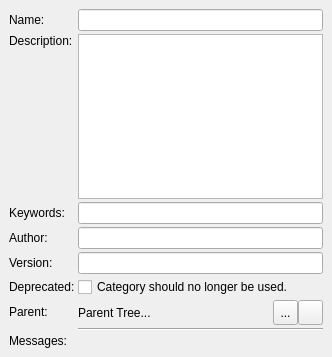
<?xml version="1.0" encoding="UTF-8"?>
<ui version="4.0">
 <class>librepcb::editor::PackageCategoryMetadataDock</class>
 <widget class="QDockWidget" name="librepcb::editor::PackageCategoryMetadataDock">
  <property name="geometry">
   <rect>
    <x>0</x>
    <y>0</y>
    <width>332</width>
    <height>357</height>
   </rect>
  </property>
  <property name="maximumSize">
   <size>
    <width>500</width>
    <height>524287</height>
   </size>
  </property>
  <property name="features">
   <set>QDockWidget::DockWidgetMovable</set>
  </property>
  <property name="allowedAreas">
   <set>Qt::LeftDockWidgetArea|Qt::RightDockWidgetArea</set>
  </property>
  <property name="windowTitle">
   <string>Metadata</string>
  </property>
  <widget class="QWidget" name="dockWidgetContents">
   <property name="maximumSize">
    <size>
     <width>500</width>
     <height>16777215</height>
    </size>
   </property>
   <layout class="QFormLayout" name="formLayout">
    <property name="horizontalSpacing">
     <number>3</number>
    </property>
    <property name="verticalSpacing">
     <number>3</number>
    </property>
    <item row="3" column="1">
     <widget class="QLineEdit" name="edtName">
      <property name="maxLength">
       <number>50</number>
      </property>
     </widget>
    </item>
    <item row="5" column="1">
     <widget class="librepcb::editor::PlainTextEdit" name="edtDescription">
      <property name="tabChangesFocus">
       <bool>true</bool>
      </property>
     </widget>
    </item>
    <item row="7" column="1">
     <widget class="QLineEdit" name="edtKeywords">
      <property name="maxLength">
       <number>100</number>
      </property>
     </widget>
    </item>
    <item row="9" column="1">
     <widget class="QLineEdit" name="edtAuthor">
      <property name="maxLength">
       <number>100</number>
      </property>
     </widget>
    </item>
    <item row="11" column="1">
     <widget class="QLineEdit" name="edtVersion">
      <property name="maxLength">
       <number>100</number>
      </property>
     </widget>
    </item>
    <item row="13" column="1">
     <widget class="QCheckBox" name="cbxDeprecated">
      <property name="text">
       <string>Category should no longer be used.</string>
      </property>
     </widget>
    </item>
    <item row="16" column="1">
     <widget class="Line" name="line">
      <property name="orientation">
       <enum>Qt::Horizontal</enum>
      </property>
     </widget>
    </item>
    <item row="19" column="1">
     <widget class="librepcb::editor::RuleCheckListWidget" name="lstMessages" native="true">
      <property name="sizePolicy">
       <sizepolicy hsizetype="Preferred" vsizetype="Expanding">
        <horstretch>0</horstretch>
        <verstretch>1</verstretch>
       </sizepolicy>
      </property>
     </widget>
    </item>
    <item row="3" column="0">
     <widget class="QLabel" name="label_4">
      <property name="text">
       <string>Name:</string>
      </property>
     </widget>
    </item>
    <item row="14" column="1">
     <layout class="QHBoxLayout" name="horizontalLayout">
      <property name="spacing">
       <number>0</number>
      </property>
      <item>
       <widget class="QLabel" name="lblParentCategories">
        <property name="text">
         <string notr="true">Parent Tree...</string>
        </property>
        <property name="wordWrap">
         <bool>true</bool>
        </property>
       </widget>
      </item>
      <item>
       <widget class="QToolButton" name="btnChooseParentCategory">
        <property name="sizePolicy">
         <sizepolicy hsizetype="Fixed" vsizetype="MinimumExpanding">
          <horstretch>0</horstretch>
          <verstretch>0</verstretch>
         </sizepolicy>
        </property>
        <property name="minimumSize">
         <size>
          <width>25</width>
          <height>25</height>
         </size>
        </property>
        <property name="maximumSize">
         <size>
          <width>25</width>
          <height>16777215</height>
         </size>
        </property>
        <property name="toolTip">
         <string>Choose category</string>
        </property>
        <property name="text">
         <string notr="true">...</string>
        </property>
       </widget>
      </item>
      <item>
       <widget class="QToolButton" name="btnResetParentCategory">
        <property name="sizePolicy">
         <sizepolicy hsizetype="Fixed" vsizetype="MinimumExpanding">
          <horstretch>0</horstretch>
          <verstretch>0</verstretch>
         </sizepolicy>
        </property>
        <property name="minimumSize">
         <size>
          <width>25</width>
          <height>25</height>
         </size>
        </property>
        <property name="maximumSize">
         <size>
          <width>25</width>
          <height>16777215</height>
         </size>
        </property>
        <property name="toolTip">
         <string>Reset</string>
        </property>
        <property name="text">
         <string notr="true"/>
        </property>
        <property name="icon">
         <iconset>
          <normaloff>:/img/actions/undo.png</normaloff>:/img/actions/undo.png</iconset>
        </property>
       </widget>
      </item>
     </layout>
    </item>
    <item row="14" column="0">
     <widget class="QLabel" name="label">
      <property name="text">
       <string>Parent:</string>
      </property>
     </widget>
    </item>
    <item row="13" column="0">
     <widget class="QLabel" name="label_10">
      <property name="text">
       <string>Deprecated:</string>
      </property>
     </widget>
    </item>
    <item row="11" column="0">
     <widget class="QLabel" name="label_8">
      <property name="text">
       <string>Version:</string>
      </property>
     </widget>
    </item>
    <item row="9" column="0">
     <widget class="QLabel" name="label_7">
      <property name="text">
       <string>Author:</string>
      </property>
     </widget>
    </item>
    <item row="7" column="0">
     <widget class="QLabel" name="label_6">
      <property name="text">
       <string>Keywords:</string>
      </property>
     </widget>
    </item>
    <item row="5" column="0">
     <widget class="QLabel" name="label_5">
      <property name="text">
       <string>Description:</string>
      </property>
      <property name="alignment">
       <set>Qt::AlignLeading|Qt::AlignLeft|Qt::AlignTop</set>
      </property>
     </widget>
    </item>
    <item row="19" column="0">
     <widget class="QLabel" name="label_2">
      <property name="text">
       <string>Messages:</string>
      </property>
      <property name="alignment">
       <set>Qt::AlignLeading|Qt::AlignLeft|Qt::AlignTop</set>
      </property>
     </widget>
    </item>
   </layout>
  </widget>
 </widget>
 <customwidgets>
  <customwidget>
   <class>librepcb::editor::PlainTextEdit</class>
   <extends>QPlainTextEdit</extends>
   <header location="global">librepcb/editor/widgets/plaintextedit.h</header>
  </customwidget>
  <customwidget>
   <class>librepcb::editor::RuleCheckListWidget</class>
   <extends>QWidget</extends>
   <header location="global">librepcb/editor/widgets/rulechecklistwidget.h</header>
   <container>1</container>
  </customwidget>
 </customwidgets>
 <resources/>
 <connections/>
</ui>
